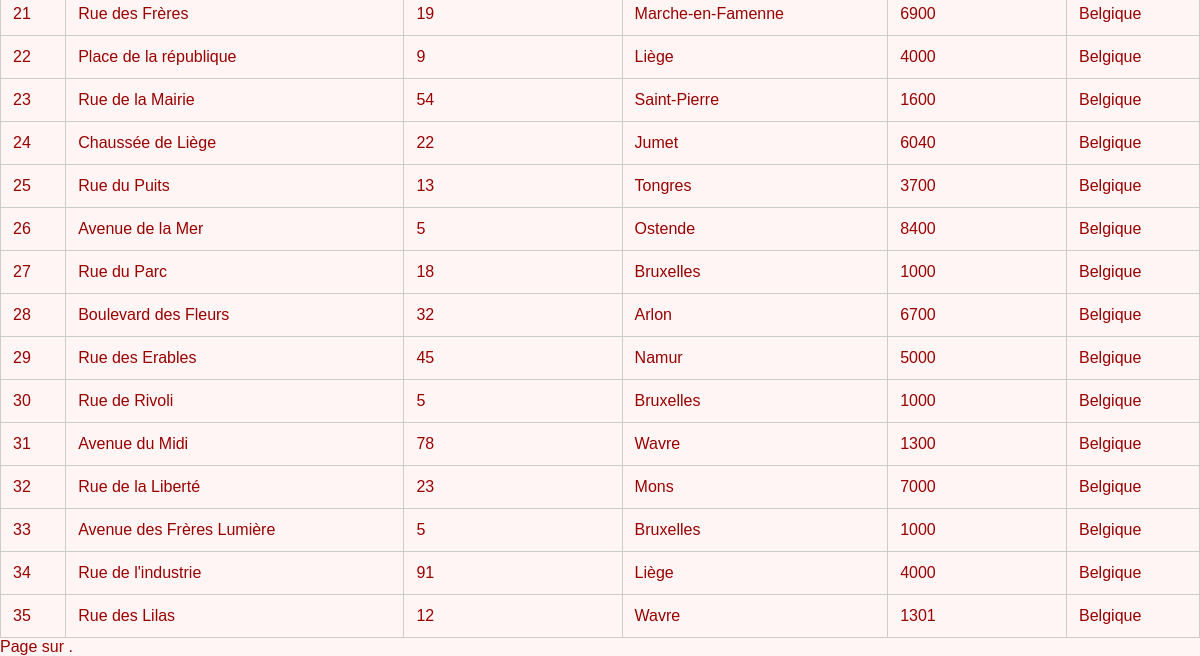
Page /adresses/research/ (signed in, lower part) on the earlier database version.
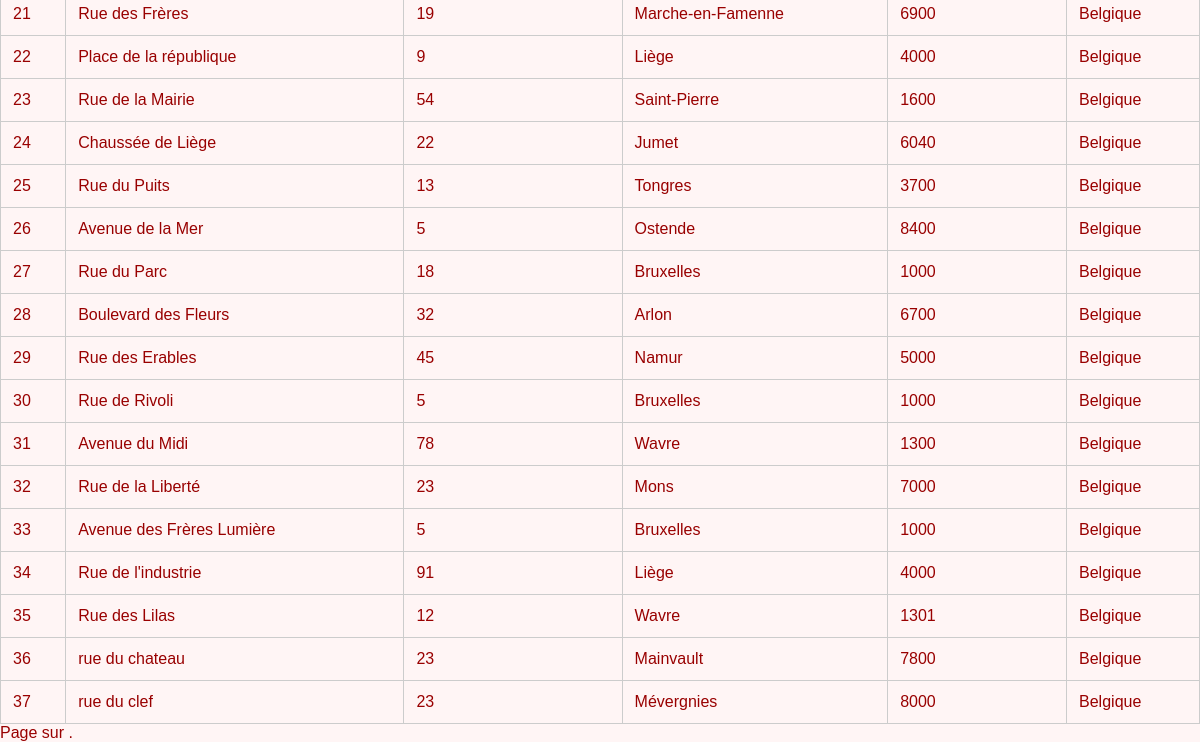
Same page on the later database version.
### gui/models.py (models this page shows, shortened)
class Adresse(models.Model):
    rue = models.CharField(max_length=255)
    n_rue = models.IntegerField()
    ville = models.ForeignKey(Ville, on_delete=models.CASCADE)
    """class Meta:
        db_table = 'Adresse'"""

class Ville(models.Model):
    nom_ville = models.CharField(max_length=100)
    code_postal = models.CharField(max_length=10)
    pays = models.CharField(max_length=50)
    class Meta:
        db_table = 'Ville'
    def __str__(self):
        return self.nom_ville

### gui/views.py (the view, shortened to what this page needs)
# urls.py: path('adresses/research/', AdresseResearch.as_view(), name='adresses_research'),
class AdresseResearch(StaffRequiredMixin, ListView):
    model = Adresse
    template_name = 'gui/lister_adresses.html'
    def get_queryset(self):
        sort_by = self.request.GET.get('sort_by', 'id')
        order = self.request.GET.get('order', 'asc')
        search_query = self.request.GET.get('search', '').strip()
        sort_prefix = '' if order == 'asc' else '-'
        sorting_options = {
            'id': 'id',
            'rue': 'rue',
            'n_rue': 'n_rue',
            'ville': 'ville',
            'ville_code_postal': 'ville__code_postal',
            'ville_pays': 'ville__pays',
        }
        queryset = super().get_queryset()
        if sort_by in sorting_options:
            queryset = queryset.order_by(f"{sort_prefix}{sorting_options[sort_by]}")
        return queryset

### gui/views.py (called while the page is built)
    def test_func(self):
        return self.request.user.is_staff

### templates/gui/lister_adresses.html (shortened to what this page needs)
{% load static %}
<!DOCTYPE html>
<html lang="fr">
<head>
</head>
<body>
    <table>
        <tbody>
            {% for adresse in object_list %}
                <tr>
                    <td>{{ adresse.id }}</td>
                    <td>{{ adresse.rue }}</td>
                    <td>{{ adresse.n_rue }}</td>
                    <td>{{ adresse.ville }}</td>
                    <td>{{ adresse.ville.code_postal }}</td>
                    <td>{{ adresse.ville.pays }}</td>
                </tr>
            {% endfor %}
        </tbody>
    </table>
    <div class="pagination">
        <span class="step-links">
            <span class="current">
                Page {{ page_obj.number }} sur {{ page_obj.paginator.num_pages }}.
            </span>
        </span>
    </div>
</body>
</html>

Differences in the rows shown:
added Adresse: id "36", rue "rue du chateau", n_rue "23", ville "Mainvault", ville.code_postal "7800", ville.pays "Belgique"
added Adresse: id "37", rue "rue du clef", n_rue "23", ville "Mévergnies", ville.code_postal "8000", ville.pays "Belgique"
